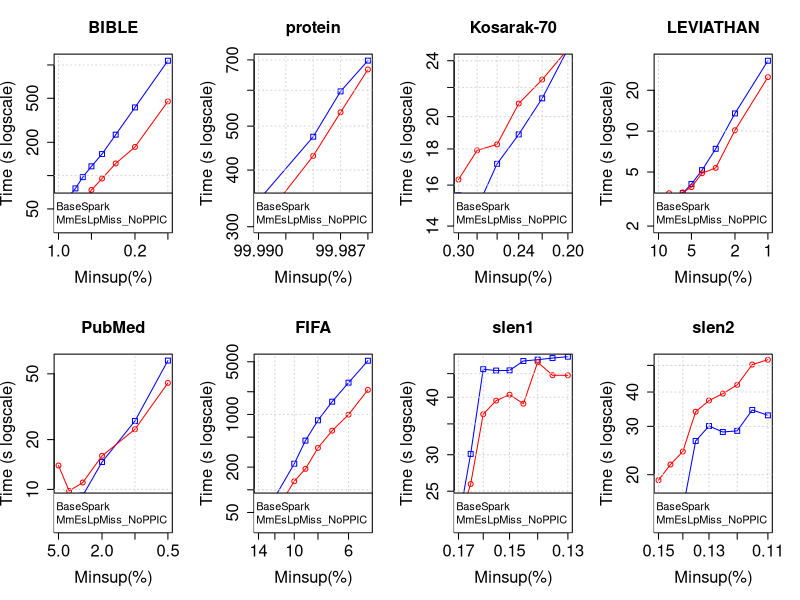

This figure's R source:
tiff("MmEsLpMiss__NoPPIC.png", width=18, height=9, units='in', res=120)
par(mfrow=c(2,4), cex.lab=1.5, cex.axis=1.5, cex.main=1.5, cex.sub=1.5)

#BIBLE
#DATA
x <- c(0.01, 0.009, 0.008, 0.007, 0.006, 0.005, 0.004, 0.003, 0.002, 0.001)*100

zero <- c(52796, 54313, 65238, 76671, 96842, 121262, 156699, 234465, 413217, 1092148)/1000
one <- c(35452, 36785, 35713, 42346, 56086, 74180, 94140, 128774, 181539, 468725)/1000

#PLOT
plot(x, zero, log = "xy", type="o", pch=0, xlab="Minsup(%)",ylab="Time (s logscale)", col="blue", xlim = rev(range(x)), ylim=c(35, 1092))
lines(x, one, col="red", type="o", pch=1)
title(main="BIBLE", cex.lab=1.5, cex.axis=1.5, cex.main=1.5, cex.sub=1.5)
grid()
legend("bottomright", legend=c("BaseSpark", "MmEsLpMiss_NoPPIC"), lty=c(1,1),lwd=c(2,2), col=c("blue", "red"), cex = 1)

#protein
#DATA
x <- c(0.9999, 0.99988, 0.99987, 0.99986)*100

zero <- c(343017, 473810, 596472, 697465)/1000
one <- c(301100, 429886, 536385, 666723)/1000

#PLOT
plot(x, zero, log = "xy", type="o", pch=0, xlab="Minsup(%)",ylab="Time (s logscale)", col="blue", xlim = rev(range(x)), ylim=c(301, 697))
lines(x, one, col="red", type="o", pch=1)
title(main="protein", cex.lab=1.5, cex.axis=1.5, cex.main=1.5, cex.sub=1.5)
grid()
legend("bottomright", legend=c("BaseSpark", "MmEsLpMiss_NoPPIC"), lty=c(1,1),lwd=c(2,2), col=c("blue", "red"), cex = 1)

#Kosarak-70
#DATA
x <- c(0.003, 0.0028, 0.0026, 0.0024, 0.0022, 0.002)*100

zero <- c(15474, 14856, 17149, 18875, 21231, 24935)/1000
one <- c(16291, 17919, 18273, 20873, 22570, 24924)/1000

#PLOT
plot(x, zero, log = "xy", type="o", pch=0, xlab="Minsup(%)",ylab="Time (s logscale)", col="blue", xlim = rev(range(x)), ylim=c(14, 24))
lines(x, one, col="red", type="o", pch=1)
title(main="Kosarak-70", cex.lab=1.5, cex.axis=1.5, cex.main=1.5, cex.sub=1.5)
grid()
legend("bottomright", legend=c("BaseSpark", "MmEsLpMiss_NoPPIC"), lty=c(1,1),lwd=c(2,2), col=c("blue", "red"), cex = 1)

#LEVIATHAN
#DATA
x <- c(0.1, 0.09, 0.08, 0.07, 0.06, 0.05, 0.04, 0.03, 0.02, 0.01)*100

zero <- c(2295, 2312, 2516, 3105, 3496, 4080, 5163, 7414, 13505, 33000)/1000
one <- c(2748, 2808, 3491, 3287, 3539, 3871, 4898, 5367, 10148, 24977)/1000

#PLOT
plot(x, zero, log = "xy", type="o", pch=0, xlab="Minsup(%)",ylab="Time (s logscale)", col="blue", xlim = rev(range(x)), ylim=c(2, 33))
lines(x, one, col="red", type="o", pch=1)
title(main="LEVIATHAN", cex.lab=1.5, cex.axis=1.5, cex.main=1.5, cex.sub=1.5)
grid()
legend("bottomright", legend=c("BaseSpark", "MmEsLpMiss_NoPPIC"), lty=c(1,1),lwd=c(2,2), col=c("blue", "red"), cex = 1)

#PubMed
#DATA
x <- c(0.05, 0.04, 0.03, 0.02, 0.01, 0.005)*100

zero <- c(6549, 7547, 9177, 14644, 25945, 60113)/1000
one <- c(13949, 9785, 11005, 15957, 23109, 44058)/1000

#PLOT
plot(x, zero, log = "xy", type="o", pch=0, xlab="Minsup(%)",ylab="Time (s logscale)", col="blue", xlim = rev(range(x)), ylim=c(6, 60))
lines(x, one, col="red", type="o", pch=1)
title(main="PubMed", cex.lab=1.5, cex.axis=1.5, cex.main=1.5, cex.sub=1.5)
grid()
legend("bottomright", legend=c("BaseSpark", "MmEsLpMiss_NoPPIC"), lty=c(1,1),lwd=c(2,2), col=c("blue", "red"), cex = 1)

#FIFA
#DATA
x <- c(0.14, 0.12, 0.1, 0.09, 0.08, 0.07, 0.06, 0.05)*100

zero <- c(34465, 79626, 221550, 449631, 834468, 1476503, 2639619, 5160952)/1000
one <- c(33111, 49208, 129728, 189627, 359721, 608857, 994174, 2120188)/1000

#PLOT
plot(x, zero, log = "xy", type="o", pch=0, xlab="Minsup(%)",ylab="Time (s logscale)", col="blue", xlim = rev(range(x)), ylim=c(33, 5160))
lines(x, one, col="red", type="o", pch=1)
title(main="FIFA", cex.lab=1.5, cex.axis=1.5, cex.main=1.5, cex.sub=1.5)
grid()
legend("bottomright", legend=c("BaseSpark", "MmEsLpMiss_NoPPIC"), lty=c(1,1),lwd=c(2,2), col=c("blue", "red"), cex = 1)

#slen1
#DATA
x <- c(0.0017, 0.00165, 0.0016, 0.00155, 0.0015, 0.00145, 0.0014, 0.00135, 0.0013)*100

zero <- c(21433, 30124, 46018, 45696, 45741, 47937, 48250, 48646, 48981)/1000
one <- c(21301, 25910, 36740, 39328, 40503, 38721, 47662, 44635, 44621)/1000

#PLOT
plot(x, zero, log = "xy", type="o", pch=0, xlab="Minsup(%)",ylab="Time (s logscale)", col="blue", xlim = rev(range(x)), ylim=c(21, 48))
lines(x, one, col="red", type="o", pch=1)
title(main="slen1", cex.lab=1.5, cex.axis=1.5, cex.main=1.5, cex.sub=1.5)
grid()
legend("bottomright", legend=c("BaseSpark", "MmEsLpMiss_NoPPIC"), lty=c(1,1),lwd=c(2,2), col=c("blue", "red"), cex = 1)

#slen2
#DATA
x <- c(0.0015, 0.00145, 0.0014, 0.00135, 0.0013, 0.00125, 0.0012, 0.00115, 0.0011)*100

zero <- c(13258, 14335, 14949, 26537, 30083, 28606, 28885, 34413, 32900)/1000
one <- c(19100, 21783, 24292, 33911, 37246, 39462, 42475, 50357, 52442)/1000

#PLOT
plot(x, zero, log = "xy", type="o", pch=0, xlab="Minsup(%)",ylab="Time (s logscale)", col="blue", xlim = rev(range(x)), ylim=c(13, 52))
lines(x, one, col="red", type="o", pch=1)
title(main="slen2", cex.lab=1.5, cex.axis=1.5, cex.main=1.5, cex.sub=1.5)
grid()
legend("bottomright", legend=c("BaseSpark", "MmEsLpMiss_NoPPIC"), lty=c(1,1),lwd=c(2,2), col=c("blue", "red"), cex = 1)

dev.off()
